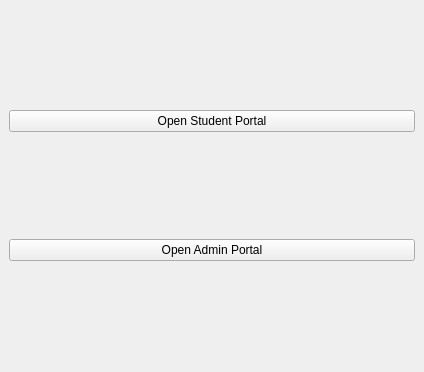
<?xml version="1.0" encoding="UTF-8"?>
<ui version="4.0">
 <class>MainWindow</class>
 <widget class="QMainWindow" name="MainWindow">
  <property name="geometry">
   <rect>
    <x>0</x>
    <y>0</y>
    <width>424</width>
    <height>372</height>
   </rect>
  </property>
  <property name="windowTitle">
   <string>Face Recognition Attendance System</string>
  </property>
  <widget class="QWidget" name="centralwidget">
   <layout class="QVBoxLayout" name="verticalLayout">
    <item>
     <widget class="QPushButton" name="studentButton">
      <property name="text">
       <string>Open Student Portal</string>
      </property>
     </widget>
    </item>
    <item>
     <widget class="QPushButton" name="adminButton">
      <property name="text">
       <string>Open Admin Portal</string>
      </property>
     </widget>
    </item>
   </layout>
  </widget>
 </widget>
 <resources/>
 <connections/>
</ui>
